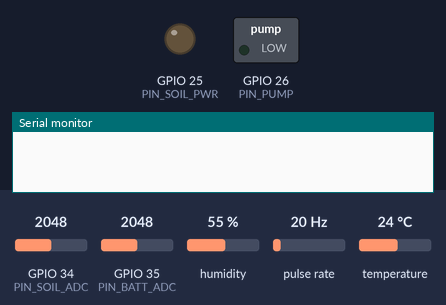
Bench run of a sketch on a simulated ESP32. Parts: switched loads named in the sketch (green lamp = pin HIGH), output pins drawn as LEDs (lit = HIGH), the last lines printed to the serial monitor. Wiring (inferred from the names in the program): pulse sensor: data GPIO 33. Inputs (shaded band) come from the test bench; at power-on: GPIO 34 (PIN_SOIL_ADC) = 2048, GPIO 35 (PIN_BATT_ADC) = 2048, humidity 55 %, pulse rate 20 Hz, temperature 24 °C (analog values on the 0–4095 scale). No radio packets arrive unless stated. At 3.1 s the program puts the board to deep sleep or switches it off; the recording ends there.

Above: at 0.0 s.
At 1.25 s:
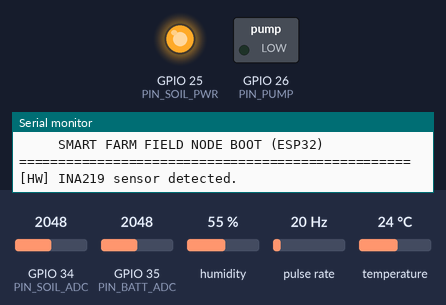
Timing chart, 0 to 3.0 s (numbered marks = the images above):
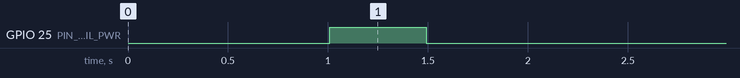

The sketch:

field_node.ino
```cpp
/*
 * Smart Farm field node  (ESP32 + SX1276 LoRa)       *** NOT yet tested on hardware ***
 *
 * Designed around what actually fails on a farm:
 *   - No WiFi, no mains: LoRa radio, deep sleep, battery (+ optional small solar panel).
 *   - Dirt and water: sensor probe is the ONLY thing in the soil; the electronics live in a sealed
 *     weather-protected enclosure (IP65 is the design target: not yet verified on a physical box).
 *   - Silent mechanical failure: pump CURRENT and drip-line FLOW are measured on every run and reported,
 *     and the node protects itself (stops on jam / dry-run / zero flow).
 *   - Lost link: if the gateway is unreachable for 12 h, a capped local fail-safe waters a dry bed
 *     (only when the soil reading is valid; see soilReadingValid below).
 *   - Broken probe: a reading outside the calibrated range is reported as a sensor fault and
 *     blocks every automatic watering decision (raw 4095 is never "dry soil").
 *
 * Libraries (Arduino Library Manager): "LoRa" by Sandeep Mistry, "DHT sensor library" (Adafruit), "Adafruit INA219".
 * Board: use a low-sleep-current ESP32 board (e.g. FireBeetle 2 ESP32-E). Generic dev boards waste 5-10 mA asleep.
 *
 * Packet (CSV, ~45 bytes):  node,seq,soil_raw,temp_x10,hum,batt_mV,irr_s,flow_mL,pump_mA
 * Reply  (CSV, in RX window): ACK,node,seq,run_s      (run_s = seconds to run the pump now, 0 = none)
 */
#include <SPI.h>
#include <LoRa.h>
#include <DHT.h>
#include <Wire.h>
#include <Adafruit_INA219.h>

// ---------- identity & calibration (edit per node) ----------
#define NODE_ID            "N1"
#define SLEEP_SECONDS      900          // 15 min, must match uplink_interval_s in config/farm.json
#define RATED_PUMP_MA      800          // for the local protection limits below
#define DESIGN_FLOW_LPM    4.0
#define SOIL_DRY_RAW       3100         // sensor in air   (calibrate: see docs/FIELD_GUIDE.md)
#define SOIL_WET_RAW       1350         // sensor in water
#define LOCAL_DRY_RAW      2700         // fail-safe: water if drier than this and gateway silent
// Sensor validity window (calibrated range + margin): readings outside it mean
// the probe is cut/shorted/unplugged. They must never be treated as dry soil;
// they raise a sensor fault and inhibit every automatic watering decision.
#define SENSOR_VALID_LO    (SOIL_WET_RAW - 200)   // 1150: wetter than water = broken
#define SENSOR_VALID_HI    (SOIL_DRY_RAW + 300)   // 3400: past dry-air = disconnected
// ---------- pins ----------
#define PIN_SOIL_ADC       34
#define PIN_SOIL_PWR       25           // powers the soil sensor only while measuring
#define PIN_BATT_ADC       35           // via 100k/100k divider
#define PIN_DHT            27
#define PIN_PUMP           26           // logic-level MOSFET or relay module
#define PIN_FLOW           33           // YF-S201 hall pulse output
#define LORA_SS 5
#define LORA_RST 14
#define LORA_DIO0 2
// ---------- safety limits ----------
#define MAX_RUN_S          1800         // hard cap on any single pump run
#define FAILSAFE_WAKES     48           // 48 x 15 min = 12 h without gateway contact
#define FAILSAFE_RUN_S     300          // one capped run per fail-safe day
#define FLOW_PULSES_PER_L  450.0        // YF-S201

DHT dht(PIN_DHT, DHT22);
Adafruit_INA219 ina;

RTC_DATA_ATTR uint32_t seq = 0;
RTC_DATA_ATTR uint16_t lastIrrS = 0;       // result of the previous pump run, reported in the next packet
RTC_DATA_ATTR uint32_t lastFlowMl = 0;
RTC_DATA_ATTR uint16_t lastPumpMa = 0;
RTC_DATA_ATTR uint16_t wakesSinceAck = 0;
RTC_DATA_ATTR uint16_t failsafeCooldown = 0;

volatile uint32_t pulses = 0;
void IRAM_ATTR onPulse() { pulses++; }

// INO_TEST_ANCHOR: soilReadingValid
// Sole authority on whether a soil reading may be used for ANY watering decision.
bool soilReadingValid(uint16_t raw) {
  return raw >= SENSOR_VALID_LO && raw <= SENSOR_VALID_HI && raw != 0 && raw != 4095;
}

uint16_t readSoilRaw() {
  digitalWrite(PIN_SOIL_PWR, HIGH); delay(400);               // let the sensor settle
  uint32_t sum = 0; for (int i = 0; i < 16; i++) { sum += analogRead(PIN_SOIL_ADC); delay(5); }
  digitalWrite(PIN_SOIL_PWR, LOW);
  return sum / 16;
}
uint16_t readBattMv() {
  uint32_t sum = 0; for (int i = 0; i < 8; i++) { sum += analogReadMilliVolts(PIN_BATT_ADC); delay(2); }
  return (sum / 8) * 2;                                        // x2 for the divider
}

// Runs the pump with live protection. Records seconds, litres and mean current for the next uplink.
void runPump(uint16_t runS) {
  if (runS == 0) return;
  if (runS > MAX_RUN_S) runS = MAX_RUN_S;
  pulses = 0; uint32_t sumMa = 0, n = 0, t0 = millis();
  digitalWrite(PIN_PUMP, HIGH);
  while ((millis() - t0) / 1000 < runS) {
    delay(1000);
    float ma = ina.getCurrent_mA(); sumMa += (ma > 0 ? ma : 0); n++;
    uint32_t el = (millis() - t0) / 1000;
    if (el >= 3 && ma < 0.15 * RATED_PUMP_MA) break;           // dry run / dead pump / cut cable: stop, report 0 mA
    if (ma > 1.6 * RATED_PUMP_MA) break;                       // jammed or stalled: stop before it burns out
    if (el >= 15 && pulses == 0) break;                        // pump runs but nothing flows: blocked line
  }
  digitalWrite(PIN_PUMP, LOW);
  lastIrrS = (millis() - t0) / 1000;
  lastFlowMl = (uint32_t)(pulses / FLOW_PULSES_PER_L * 1000.0);
  lastPumpMa = n ? sumMa / n : 0;
}

void setup() {
  Serial.begin(115200);
  delay(1000); // Safety delay to prevent rapid boot loops and allow Serial stabilization
  Serial.println(F("\n=================================================="));
  Serial.println(F("     SMART FARM FIELD NODE BOOT (ESP32)"));
  Serial.println(F("=================================================="));

  pinMode(PIN_SOIL_PWR, OUTPUT); digitalWrite(PIN_SOIL_PWR, LOW);
  pinMode(PIN_PUMP, OUTPUT);     digitalWrite(PIN_PUMP, LOW);    // pump always OFF at boot
  pinMode(PIN_FLOW, INPUT_PULLUP); attachInterrupt(digitalPinToInterrupt(PIN_FLOW), onPulse, FALLING);
  analogReadResolution(12);
  dht.begin();
  Wire.begin();
  Wire.setTimeOut(50); // Prevent I2C bus hang if INA219 is not connected
  bool hasIna = ina.begin();
  if (hasIna) {
    Serial.println(F("[HW] INA219 sensor detected."));
  } else {
    Serial.println(F("[HW] INA219 sensor not found on I2C (using fallback)."));
  }

  uint16_t soil = readSoilRaw();
  bool soilFault = !soilReadingValid(soil);
  float t = dht.readTemperature(), h = dht.readHumidity();
  if (isnan(t)) t = 0; if (isnan(h)) h = 0;
  uint16_t battMv = readBattMv();
  seq++;

  String pkt = String(NODE_ID) + "," + seq + "," + soil + "," + (int)(t * 10) + "," + (int)h + "," + battMv + "," +
               lastIrrS + "," + lastFlowMl + "," + lastPumpMa;
  lastIrrS = 0; lastFlowMl = 0; lastPumpMa = 0;                // reported once

  Serial.print(F("[TELEMETRY] Uplink Packet: "));
  Serial.println(pkt);

  LoRa.setPins(LORA_SS, LORA_RST, LORA_DIO0);
  uint16_t runS = 0; bool acked = false;
  bool hasLoRa = LoRa.begin(868E6);                             // 868 MHz band
  if (hasLoRa) {
    Serial.println(F("[LORA] Radio initialized. Transmitting packet..."));
    LoRa.setSpreadingFactor(9); LoRa.setSignalBandwidth(125E3); LoRa.setCodingRate4(5);
    LoRa.setTxPower(14); LoRa.enableCrc();
    LoRa.beginPacket(); LoRa.print(pkt); LoRa.endPacket();
    uint32_t t0 = millis();                                    // RX window: gateway answers within ~1.5 s
    while (millis() - t0 < 1500) {
      int sz = LoRa.parsePacket();
      if (sz) {
        String r = ""; while (LoRa.available()) r += (char)LoRa.read();
        // expected: ACK,N1,<seq>,<run_s>
        int a = r.indexOf(','), b = r.indexOf(',', a + 1), c = r.indexOf(',', b + 1);
        if (r.startsWith("ACK") && r.substring(a + 1, b) == NODE_ID && r.substring(b + 1, c).toInt() == (long)seq) {
          runS = r.substring(c + 1).toInt(); acked = true; break;
        }
      }
    }
    LoRa.sleep();
  } else {
    Serial.println(F("[LORA] Radio not detected (Bench/Simulation mode). Listening on Serial for downlink..."));
    // Fallback serial RX window for lab / Wokwi testing
    uint32_t t0 = millis();
    while (millis() - t0 < 1500) {
      if (Serial.available()) {
        String r = Serial.readStringUntil('\n'); r.trim();
        int a = r.indexOf(','), b = r.indexOf(',', a + 1), c = r.indexOf(',', b + 1);
        if (r.startsWith("ACK") && r.substring(a + 1, b) == NODE_ID && r.substring(b + 1, c).toInt() == (long)seq) {
          runS = r.substring(c + 1).toInt(); acked = true;
          Serial.printf("[DOWNLINK] Received ACK: Run pump for %u s\n", runS);
          break;
        }
      }
      delay(10);
    }
  }

  if (acked) wakesSinceAck = 0; else if (wakesSinceAck < 65000) wakesSinceAck++;
  if (failsafeCooldown) failsafeCooldown--;

  // Local fail-safe: gateway silent for 12 h + soil dry + valid reading ->
  // one short, capped watering per day. soilReadingValid() is the gate that
  // keeps a raw 4095 (cut probe) or a shorted probe from being mistaken for
  // dry soil (regression-tested; do not remove it from this condition).
  if (soilFault) {
    Serial.printf("[SENSOR FAULT] Reading %u is outside the calibrated range (%d-%d): probe cut, shorted or unplugged.\n",
                  soil, SENSOR_VALID_LO, SENSOR_VALID_HI);
    Serial.println(F("[SENSOR FAULT] Automatic watering inhibited; water this bed by hand until the probe is repaired."));
  } else if (!acked && wakesSinceAck >= FAILSAFE_WAKES && soil > LOCAL_DRY_RAW && failsafeCooldown == 0) {
    runS = FAILSAFE_RUN_S; failsafeCooldown = 96;
    Serial.println(F("[FAIL-SAFE] Triggering local emergency watering."));
  }
  // An invalid reading also blocks a watering command: the node will not actuate
  // the pump on a decision that was based on data it can see is impossible.
  if (soilFault) {
    if (runS > 0) {
      Serial.printf("[SAFETY-LOCK] Watering command for %u s ignored: soil sensor reading is invalid.\n", runS);
      runS = 0;
    }
  }
  runPump(runS);

  Serial.printf("[SLEEP] Entering sleep for %u s...\n", SLEEP_SECONDS);
  Serial.flush();
  esp_sleep_enable_timer_wakeup((uint64_t)SLEEP_SECONDS * 1000000ULL);
  esp_deep_sleep_start();
}
void loop() {}
```

Measured:
- by itself, GPIO 25 (PIN_SOIL_PWR): LOW → HIGH at 1.0 s, → LOW 0.48 s later
